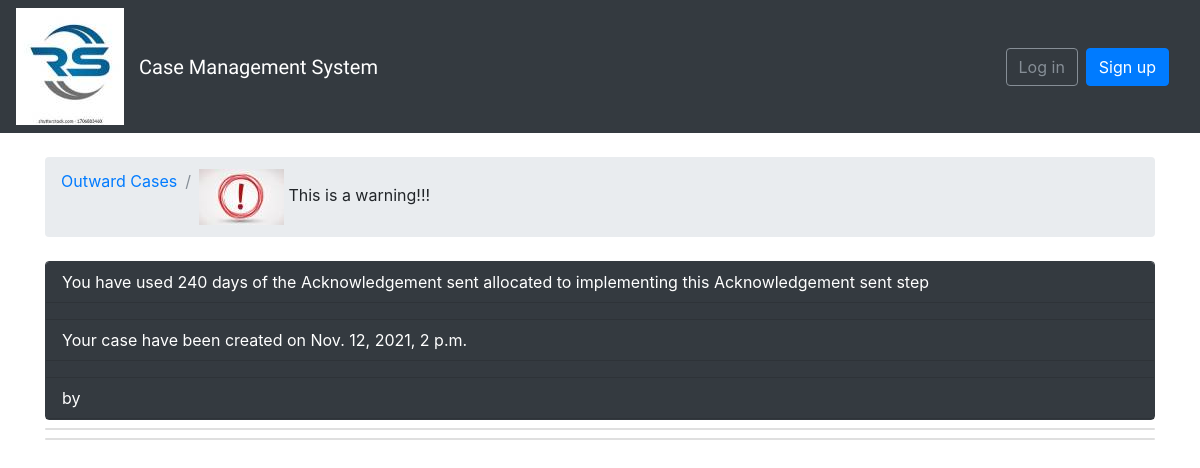
/outwards/1/cases/2/alert/, run on the app's committed database.
### outwards/models.py (models this page shows, shortened)
class Update(models.Model):
    notes = models.TextField(max_length=4000, default="", editable=True)
    case = models.ForeignKey(Case, related_name='updates', on_delete=models.CASCADE)
    created_at = models.DateTimeField(auto_now_add=True)
    updated_at = models.DateTimeField(null=True)
    author = models.ForeignKey(User, related_name='updates', on_delete=models.CASCADE)
    updated_by = models.ForeignKey(User, null=True, related_name='+', on_delete=models.CASCADE)

class Case(models.Model):
    A = "Acknowledgement sent"
    B = "Case rejected"
    C = "Interim report sent"
    D = "Allocated to SRC Department"
    E = "Allocated to Third Party"
    F = "Partial / Interim Response sent"
    G = "Final Response sent"
    H = "Partial / Interim Response Received"
    I = "Final Response Received"
    J = "Case Finalised"
    progress_choices = (
        (A, 'Acknowledgement sent'), (B, 'Case rejected'),
        (C, 'Interim report sent'), (D, 'Allocated to SRC Department'), (E, 'Allocated to Third Party'),
        (F, 'Partial / Interim Response sent'), (G, 'Final Response sent'), (H, 'Partial / Interim Response Received'),
        (I, 'Final Response Received'), (J, 'Case Finalised')
    )
    A = "3 Days"
    B = "30 days"
    C = "60 days"
    D = "90 days"
    E = "120 days"
    F = "180 days"
    G = "360 days"
    span_choices = (
        (A, '3 days'), (B, '30 days'),
        (C, '60 days'), (D, '90 days'), (E, '120 days'),
        (F, '180 days'), (G, '360 days')
    )
    A = "Not Registered"
    B = "Active"
    C = "Inactive"
    D = "In Good Standing"
    E = "Non-Compliant"
    F = "Struck Off"
    G = "Dissolved"
    status_choices = (
        (A, 'Not Registered'), (B, 'Active'),
        (C, 'Inactive'), (D, 'In Good Standing'), (E, 'Non-Compliant'),
        (F, 'Struck Off'), (G, 'Dissolved'), (H, 'Not Applicable'),
    )
    A = "Bank"
    B = "BO"
    C = "Directors"
    D = "Accounting"
    E = "Invoices"
    F = "Agreements"
    G = "Contracts"
    H = "Others"
    information_choices = (
        (A, 'Bank'), (B, 'BO'),
        (C, 'Directors'),
        (D, 'Accounting'),
        (E, 'Invoices'),
        (F, 'Agreements'),
        (G, 'Contracts'),
        (H, 'Others')
    )
    progress = models.CharField(max_length=40, choices=progress_choices, default=A)
    requesting_party_reference_number = models.CharField(max_length=20, default="", editable=True)
    taxpayer_status = models.CharField(max_length=40, choices=status_choices, default=A)
    last_updated = models.DateTimeField(auto_now_add=True)
    case_age = DurationField(blank=True, null=True)
    outward = models.ForeignKey(Outward, related_name='topics', on_delete=models.CASCADE)
    initiator = models.ForeignKey(User, related_name='cases', on_delete=models.CASCADE, default=1)
    nature_of_information_requested = MultiSelectField(choices=information_choices, default=A)
    nature_of_information_received = MultiSelectField(choices=information_choices, default=A)
    date_received = models.DateField(auto_now_add=True)
    date_created = models.DateTimeField(auto_now_add=True)
    date_process_finished = models.DateTimeField(auto_now=True)
    point_of_contact_name = models.CharField(max_length=150, default="", editable=True)
    others = models.CharField(max_length=60, default="", editable=True)
    time_to_completion = models.CharField(max_length=35, choices=span_choices, default=A)
    point_of_contact_email = models.CharField(max_length=250, default="", editable=True)
    point_of_contact_telephone1 = models.CharField(max_length=150, blank=True, default="0123430000", editable=True)
    point_of_contact_telephone2 = models.CharField(max_length=150, blank=True, default="0123430001", editable=True)
    total = models.DurationField(blank=True, null=True)
    def whenlasted(self):
        diff = self.date_process_finished - self.date_created
        if diff.days == 0 and 0 <= diff.seconds < 60:
            seconds = diff.seconds
            if seconds == 1:
                return str(seconds) + "second"
            else:
                return str(seconds) + " seconds"
        if diff.days == 0 and 60 <= diff.seconds < 3600:
            minutes = math.floor(diff.seconds / 60)
            if minutes == 1:
                return str(minutes) + " minute"
            else:
                return str(minutes) + " minutes"
        if diff.days == 0 and 3600 <= diff.seconds < 86400:
            hours = math.floor(diff.seconds / 3600)
            if hours == 1:
                return str(hours) + " hour"
            else:
                return str(hours) + " hours"
        if 1 <= diff.days < 365:
            days = diff.days
            if days == 1:
                return str(days) + " day"
            else:
                return str(days) + " days"

### boards/views.py (the view)
# urls.py: re_path(r'^outwards/(?P<pk>\d+)/cases/(?P<case_pk>\d+)/alert/$', views.case_alerts, name='case_alerts'),
def case_alerts(request, pk, case_pk):
    case = get_object_or_404(Case, outward__pk=pk, pk=case_pk)
    case.save()
    return render(request, 'case_alerts.html', {'case': case})

### templates/case_alerts.html (shortened to what this page needs)
{% extends 'base.html' %}
{% load static %}
{% block breadcrumb %}
  <li class="breadcrumb-item"><a href="{% url 'outwards' %}">Outward Cases</a></li>
  <li class="breadcrumb-item active"><a href="{% url 'outwards' %}">{{ outward.reference }}</a></li>
  <img class="img-fluid" src="{% static 'assets/img/attention_1.jpg' %}" alt="..." />
    This is a warning!!!
{% endblock %}
{% block content %}
  {% for update in case.updates.all %}
    <div class="card mb-2 {% if forloop.first %}border-dark{% endif %}">
      {% if forloop.first %}
        <div class="card-header text-white bg-dark py-2 px-3">You have used {{ case.whenlasted }} of the {{case.time_to_completion }} allocated to implementing this {{ case.progress }} step</div>
        <div class="card-header text-white bg-dark py-2 px-3">
        </div>
        <div class="card-header text-white bg-dark py-2 px-3">Your case have been created on {{ case.date_created }}</div>
        <div class="card-header text-white bg-dark py-2 px-3">{{ case.date_closed }}</div>
        <div class="card-header text-white bg-dark py-2 px-3">by {{ case.point_of_contact_surname }}</div>
      {% endif %}
   </div>
  {% endfor %}
{% endblock %}

### data on the page
Case: whenlasted "240 days", time_to_completion "Acknowledgement sent", progress "Acknowledgement sent", date_created "Nov. 12, 2021, 2 p.m."
